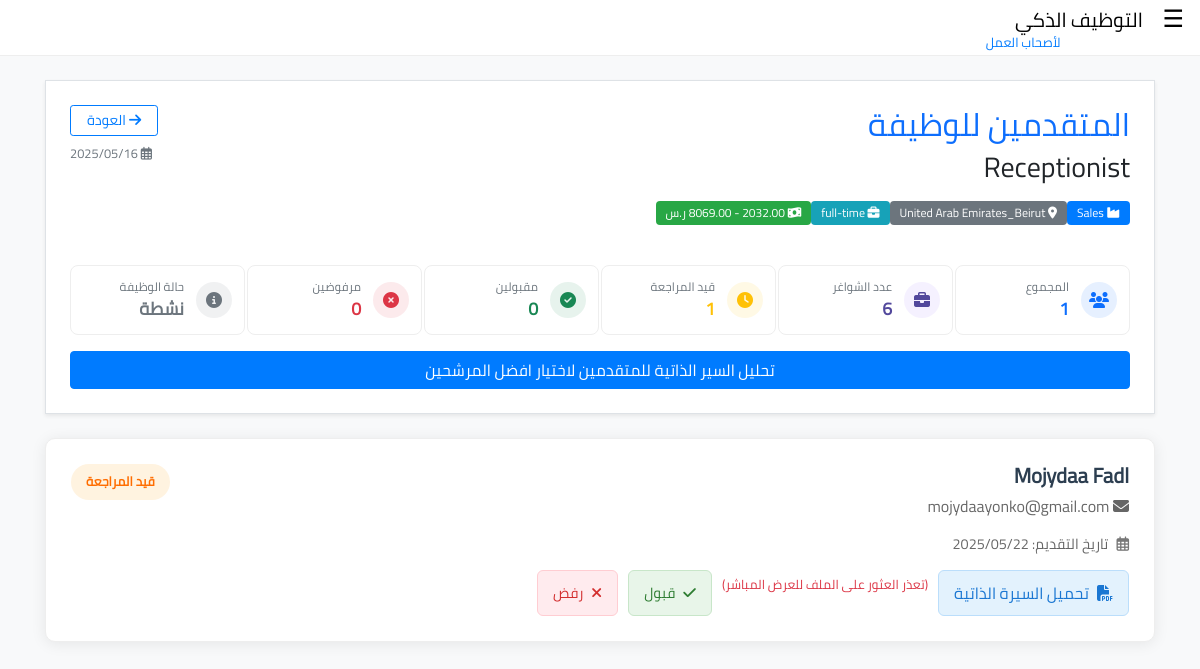
Screenshot of /for-employers/job-applications.php?job_id=56 (signed in) with the database file from the repository.
### tables this page shows
CREATE TABLE `job_posts` (
  `id` int(11) NOT NULL,
  `employer_id` int(11) NOT NULL,
  `job_title` varchar(255) NOT NULL,
  `industry` varchar(255) NOT NULL,
  `vacancies` int(11) DEFAULT '1',
  `country` varchar(255) NOT NULL,
  `city` varchar(255) NOT NULL,
  `min_salary` decimal(10,2) DEFAULT NULL,
  `max_salary` decimal(10,2) DEFAULT NULL,
  `employment_type` varchar(50) NOT NULL,
  `job_type` varchar(50) NOT NULL,
  `skills` text,
  `education_level` varchar(100) DEFAULT NULL,
  `experience_years` varchar(50) DEFAULT NULL,
  `job_description` text,
  `created_at` datetime NOT NULL,
  `updated_at` datetime DEFAULT NULL,
  `status` enum('active','inactive','filled') NOT NULL DEFAULT 'active'
);

CREATE TABLE `job_applications` (
  `id` int(11) NOT NULL,
  `job_id` int(11) NOT NULL,
  `employer_id` int(11) NOT NULL,
  `user_id` int(11) NOT NULL,
  `cover_letter` text,
  `status` enum('pending','reviewed','accepted','rejected') DEFAULT 'pending',
  `applied_at` timestamp NOT NULL DEFAULT CURRENT_TIMESTAMP,
  `reviewed_at` timestamp NULL DEFAULT NULL,
  `notes` text
);

CREATE TABLE `users` (
  `user_id` int(11) NOT NULL,
  `first_name` varchar(50) NOT NULL,
  `last_name` varchar(50) NOT NULL,
  `major` varchar(100) DEFAULT NULL,
  `email` varchar(100) NOT NULL,
  `password` varchar(255) NOT NULL,
  `phone_code` varchar(5) NOT NULL,
  `phone_number` varchar(20) NOT NULL,
  `is_public` tinyint(1) DEFAULT '1',
  `created_at` timestamp NOT NULL DEFAULT CURRENT_TIMESTAMP
);

### for-employers/job-applications.php (the view, shortened to what this page needs)
<?php
require_once 'db_connection.php';
$jobId = $_GET['job_id'];
$employerId = $_SESSION['employer_id'];
$stmt = $conn->prepare("SELECT * FROM job_posts WHERE id = ? AND employer_id = ?");
$stmt->execute([$jobId, $employerId]);
$job = $stmt->fetch();
$stmt = $conn->prepare("
    SELECT ja.*, u.first_name, u.last_name, u.email, uc.file_name, uc.file_path
    FROM job_applications ja
    JOIN users u ON ja.user_id = u.user_id
    LEFT JOIN user_cvs uc ON u.user_id = uc.user_id
    WHERE ja.job_id = ?
    ORDER BY ja.applied_at DESC
  ");
$stmt->execute([$jobId]);
$applications = $stmt->fetchAll();
?>
<!DOCTYPE html>
<html lang="ar" dir="rtl">
<head>
  <link href="../css/bootstrap.min.css" rel="stylesheet">
  <link href="../css/fontawesome/css/all.css" rel="stylesheet">
  <link rel="stylesheet" href="css/employer-style.css">
  <link rel="stylesheet" href="css/jop-applications-style.css">
</head>
<body>
  <nav class="navbar">
    <div>
      <span class="open-btn" onclick="openSidebar()">&#9776;</span>
      <p class="navbar-brand">
        التوظيف الذكي
        <span class="navbar-brand-sec">لأصحاب العمل</span>
      </p>
    </div>
  </nav>
  <div class="main-content">
    <div class="container py-4">
      <div class="job-applicants-header mb-4 p-4 bg-white rounded-3 shadow-sm border">
        <div class="d-flex justify-content-between align-items-start mb-3">
          <div>
            <h2 class="mb-2 text-primary">
              المتقدمين للوظيفة
            </h2>
            <h3 class="mb-3 fw-bold"><?php echo htmlspecialchars($job['job_title']); ?></h3>
            <div class="job-meta d-flex flex-wrap gap-2 mb-3">
              <span class="badge bg-primary text-white">
                <i class="fas fa-industry me-1"></i> <?php echo htmlspecialchars($job['industry']); ?>
              </span>
              <span class="badge bg-secondary text-white">
                <i class="fas fa-map-marker-alt me-1"></i> <?php echo htmlspecialchars($job['country'].'_'.$job['city']); ?>
              </span>
              <span class="badge bg-info text-white">
                <i class="fas fa-briefcase me-1"></i> <?php echo htmlspecialchars($job['employment_type']); ?>
              </span>
              <?php if ($job['min_salary'] && $job['max_salary']): ?>
              <span class="badge bg-success text-white">
                <i class="fas fa-money-bill-wave me-1"></i>
                <?php echo $job['min_salary'] . ' - ' . $job['max_salary'] . ' ر.س'; ?>
              </span>
              <?php endif; ?>
            </div>
          </div>
          <div class="d-flex flex-column align-items-end">
            <a href="my-job-posts.php" class="btn btn-outline-primary btn-sm mb-2 px-3">
              <i class="fas fa-arrow-right me-1"></i> العودة
            </a>
            <span class="text-muted small">
              <i class="far fa-calendar-alt me-1"></i>
              <?php echo date('Y/m/d', strtotime($job['created_at'])); ?>
            </span>
          </div>
        </div>
        <div class="applicants-stats-container">
          <div class="d-flex flex-wrap gap-2 justify-content-between">
            <div class="stat-pill total">
              <div class="stat-icon">
                <i class="fas fa-users"></i>
              </div>
              <div class="stat-content">
                <span class="stat-label">المجموع</span>
                <span class="stat-value"><?php echo count($applications); ?></span>
              </div>
            </div>
            <div class="stat-pill vacancies">
              <div class="stat-icon">
                <i class="fas fa-briefcase"></i>
              </div>
              <div class="stat-content">
                <span class="stat-label">عدد الشواغر</span>
                <span class="stat-value"><?php echo $job['vacancies']; ?></span>
              </div>
            </div>
            <div class="stat-pill pending">
              <div class="stat-icon">
                <i class="fas fa-clock"></i>
              </div>
              <div class="stat-content">
                <span class="stat-label">قيد المراجعة</span>
                <span class="stat-value">
                  <?php echo array_reduce($applications, function($carry, $app) {
                    return $carry + ($app['status'] == 'pending' ? 1 : 0);
                  }, 0); ?>
                </span>
              </div>
            </div>
            <div class="stat-pill accepted">
              <div class="stat-icon">
                <i class="fas fa-check-circle"></i>
              </div>
              <div class="stat-content">
                <span class="stat-label">مقبولين</span>
                <span class="stat-value">
                  <?php echo array_reduce($applications, function($carry, $app) {
                    return $carry + ($app['status'] == 'accepted' ? 1 : 0);
                  }, 0); ?>
                </span>
              </div>
            </div>
            <div class="stat-pill rejected">
              <div class="stat-icon">
                <i class="fas fa-times-circle"></i>
              </div>
              <div class="stat-content">
                <span class="stat-label">مرفوضين</span>
                <span class="stat-value">
                  <?php echo array_reduce($applications, function($carry, $app) {
                    return $carry + ($app['status'] == 'rejected' ? 1 : 0);
                  }, 0); ?>
                </span>
              </div>
            </div>
            <div class="stat-pill status">
              <div class="stat-icon">
                <i class="fas fa-info-circle"></i>
              </div>
              <div class="stat-content">
                <span class="stat-label">حالة الوظيفة</span>
                <span class="stat-value">
                  <?php echo $job['status'] == 'active' ? 'نشطة' :
                  ($job['status'] == 'filled' ? 'تم شغلها' : 'غير نشطة'); ?>
                </span>
              </div>
            </div>
          </div>
        </div>
        <button class="cv-analysis btn btn-primary w-100 mt-3" onclick="analyzeCVs()">
          تحليل السير الذاتية للمتقدمين لاختيار افضل المرشحين
        </button>
      </div>
      <?php if (count($applications) > 0): ?>
      <div class="applications-list">
        <?php foreach ($applications as $application): ?>
        <div class="application-card">
          <div class="d-flex justify-content-between align-items-start">
            <div>
              <h3 class="applicant-name">
                <?php echo htmlspecialchars($application['first_name'] . ' ' . $application['last_name']); ?>
              </h3>
              <div class="applicant-email">
                <i class="fas fa-envelope"></i> <?php echo htmlspecialchars($application['email']); ?>
              </div>
            </div>
            <span class="status-badge status-<?php echo $application['status']; ?>">
              <?php
              if ($application['status'] == 'pending') echo 'قيد المراجعة';
              elseif ($application['status'] == 'reviewed') echo 'تمت المراجعة';
              elseif ($application['status'] == 'accepted') echo 'مقبول';
              else echo 'مرفوض';
              ?>
            </span>
          </div>
          <div class="application-meta">
            <span><i class="far fa-calendar-alt"></i> تاريخ التقديم: <?php echo date('Y/m/d', strtotime($application['applied_at'])); ?></span>
          </div>
          <div class="application-actions">
            <?php if ($application['file_path']): ?>
            <?php
            $corrected_path = $application['file_path'];
            $absolute_path = realpath($corrected_path);
            $file_exists = file_exists($absolute_path);
            ?>
            <?php if ($file_exists): ?>
            <button class="btn-cv" onclick="openCVModal('<?php echo htmlspecialchars($corrected_path); ?>', '<?php echo htmlspecialchars($application['file_name']); ?>')">
              <i class="fas fa-file-pdf"></i> عرض السيرة الذاتية
            </button>
            <?php else : ?>
            <a href="<?php echo htmlspecialchars($corrected_path); ?>" download="<?php echo htmlspecialchars($application['file_name']); ?>" class="btn-cv">
              <i class="fas fa-file-pdf"></i> تحميل السيرة الذاتية
            </a>
            <small class="file-error">(تعذر العثور على الملف للعرض المباشر)</small>
            <?php endif; ?>
            <?php endif; ?>
            <?php if ($application['status'] != 'accepted'): ?>
            <button class="btn-status btn-accept" onclick="updateStatus(<?php echo $application['id']; ?>, 'accepted')">
              <i class="fas fa-check"></i> قبول
            </button>
            <?php endif; ?>
            <?php if ($application['status'] != 'rejected'): ?>
            <button class="btn-status btn-reject" onclick="updateStatus(<?php echo $application['id']; ?>, 'rejected')">
              <i class="fas fa-times"></i> رفض
            </button>
            <?php endif; ?>
          </div>
        </div>
        <?php endforeach; ?>
      </div>
      <?php endif; ?>
    </div>
  </div>
</body>
</html>

### for-employers/css/employer-style.css (style rules this page uses)
body { background-color: #f8f9fa; font-family: 'Cairo'; text-align: right; }
.navbar { position: sticky; top: 0; background-color: #fff; border-bottom: 1px solid #eee; padding-top: 0; padding-bottom: 10px; height: 3.5em; z-index: 10; }
.navbar-brand { color: #000; }
.navbar-brand-sec { position: relative; top: 20px; left: 50px; bottom: 10px; font-size: small; color: #007bff; }
.open-btn { font-size: 1.5rem; color: #000; cursor: pointer; }

### for-employers/css/jop-applications-style.css (style rules this page uses)
.application-card { background-color: white; border-radius: 10px; box-shadow: 0 2px 15px rgba(0, 0, 0, 0.08); padding: 25px; margin-bottom: 25px; transition: all 0.3s ease; border: 1px solid #eee; }
.applicant-name { font-size: 1.3rem; font-weight: 700; color: #2c3e50; margin-bottom: 5px; }
.applicant-email { color: #666; margin-bottom: 15px; }
.application-meta { display: flex; gap: 15px; color: #666; font-size: 0.9rem; margin-bottom: 15px; }
.application-meta i { margin-left: 5px; color: #777; }
.application-actions { display: flex; gap: 10px; margin-top: 15px; flex-wrap: wrap; }
.status-badge { padding: 8px 15px; border-radius: 20px; font-size: 0.8rem; font-weight: bold; display: inline-block; margin-bottom: 15px; }
.status-pending { background-color: #fff3e0; color: #ff6d00; }
.btn-cv { background-color: #e3f2fd; color: #1976d2; border: 1px solid #bbdefb; padding: 10px 15px; border-radius: 6px; text-decoration: none; display: inline-flex; align-items: center; gap: 8px; cursor: pointer; }
.btn-status { padding: 10px 15px; border-radius: 6px; font-size: 0.9rem; display: flex; align-items: center; justify-content: center; gap: 8px; border: none; cursor: pointer; }
.btn-accept { background-color: #e8f5e9; color: #2e7d32; border: 1px solid #c8e6c9; }
.btn-reject { background-color: #ffebee; color: #d32f2f; border: 1px solid #ffcdd2; }
.file-error { color: #dc3545; font-size: 0.8rem; margin-top: 5px; }
.job-applicants-header { border-left: 4px solid #0d6efd; transition: all 0.3s ease; }
.badge { font-weight: 500; padding: 6px 10px; }
.text-primary { color: #0d6efd !important; }
.applicants-stats-container { margin-top: 1.5rem; }
.stat-pill { flex: 1; min-width: 120px; max-width: 175px; background: white; border-radius: 8px; padding: 0.75rem; display: flex; align-items: center; gap: 0.75rem; border: 1px solid #eee; transition: all 0.3s ease; }
.stat-icon { width: 36px; height: 36px; border-radius: 50%; display: flex; align-items: center; justify-content: center; font-size: 1rem; }
.stat-content { display: flex; flex-direction: column; }
.stat-label { font-size: 0.75rem; color: #6c757d; font-weight: 500; }
.stat-value { font-size: 1.1rem; font-weight: 700; }
.stat-pill.total .stat-icon { background-color: rgba(13, 110, 253, 0.1); color: #0d6efd; }
.stat-pill.total .stat-value { color: #0d6efd; }
.stat-pill.vacancies .stat-icon { background-color: rgba(158, 122, 252, 0.1); color: #52489c; }
.stat-pill.vacancies .stat-value { color: #52489c; }
.stat-pill.pending .stat-icon { background-color: rgba(255, 193, 7, 0.1); color: #ffc107; }
.stat-pill.pending .stat-value { color: #ffc107; }
.stat-pill.accepted .stat-icon { background-color: rgba(25, 135, 84, 0.1); color: #198754; }
.stat-pill.accepted .stat-value { color: #198754; }
.stat-pill.rejected .stat-icon { background-color: rgba(220, 53, 69, 0.1); color: #dc3545; }
.stat-pill.rejected .stat-value { color: #dc3545; }
.stat-pill.status .stat-icon { background-color: rgba(108, 117, 125, 0.1); color: #6c757d; }
.stat-pill.status .stat-value { color: #6c757d; }

### rows the page displays
job_posts: job_title "Receptionist", industry "Sales", country+city "United Arab Emirates_Beirut", employment_type "full-time", min_salary "2032.00", max_salary "8069.00", created_at "2025/05/16", vacancies "6"
job_applications: status "1", status "0", user.last_name "Mojydaa Fadl", user.email "mojydaayonko@gmail.com", shows "قيد المراجعة", applied_at "2025/05/22"

### other values shown
count($applications) "1"
